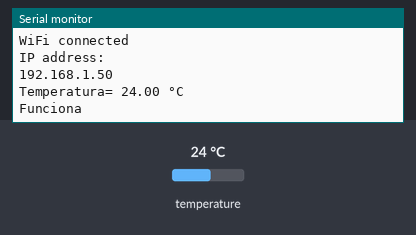
A sketch run on a simulated ESP8266 (NodeMCU). Shown: the last lines printed to the serial monitor. The inputs (shaded band) are chosen by the test bench; at power-on: temperature 24 °C. WiFi joins after 1.5 s; servers stay silent unless stated; uploads are accepted with an empty reply.

Above: at 3.7 s.
3.8 s: temperature set to 12 °C
At 4.41 s:
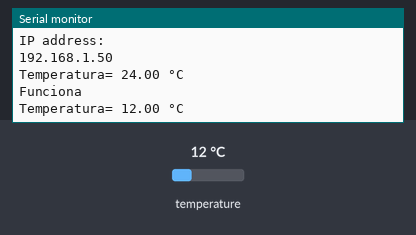
5.3 s: temperature set to 19 °C
At 6.0 s:
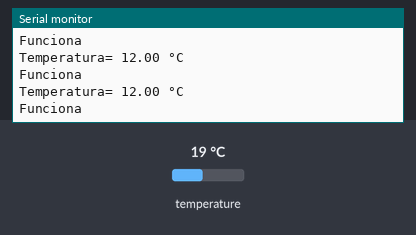
Timing chart, 0 to 8.3 s (numbered marks = the images above; inputs shaded):
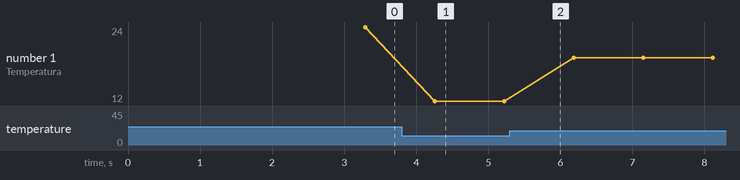

Measured:
- after the input at 3.8 s, the serial monitor: prints a new line after 0.46 s (image 1)
- plotted number 1: 24 → 12 after the input at 3.8 s, 12 → 19 after the input at 5.3 s

The sketch:

sentemp.ino
```cpp
#include <ESP8266HTTPClient.h>
//#include <ESP_WiFiManager.h>
#include <OneWire.h>
#include <DallasTemperature.h>
#include <ESP8266WiFi.h>
#include <ArduinoJson.h>

const char* ssid = "INFINITUM3894_2.4";
const char* password = "ckfDA5tfPy";
String web="http://192.168.1.73:8000/agregarTemperatura";
//WiFiClient espClient;


OneWire ourWire(4);

DallasTemperature sensors(&ourWire);
String no_co="15500683";


void setup() {
  // put your setup code here, to run once:

  delay(1000);
  Serial.begin(9600);
  sensors.begin();
  setup_wifi();


}

void setup_wifi() {

  delay(10);
  // We start by connecting to a WiFi network
  Serial.println();
  Serial.print("Connecting to ");
  Serial.println(ssid);

  WiFi.begin(ssid, password);

  while (WiFi.status() != WL_CONNECTED) {
    delay(500);
    Serial.print(".");
  }

  Serial.println("");
  Serial.println("WiFi connected");
  Serial.println("IP address: ");
  Serial.println(WiFi.localIP());

}

/*

void loop() {
  StaticJsonDocument<200> doc;
  HTTPClient cliente;
  cliente.begin(web);
  Serial.println(web);
  // put your main code here, to run repeatedly:
  sensors.requestTemperatures();
  float temp=sensors.getTempCByIndex(0);
  Serial.print("Temperatura= ");
  Serial.print(temp);
  Serial.println(" °C");
  doc["Temp"] = temp;
  doc["NoCo"] = no_co;
  String json;
  serializeJson(doc, json);
  //Para entrar al server
  //cliente.begin("144.202.34.148:8000/agregaTemperatura");
  //para entrar al localhost

  Serial.print(json);
  if(cliente.POST(json)){
   Serial.println("Se postea");
   delay(1000);
   }
   else{
    Serial.print("No");
    delay(1000);
    }
  String resp=cliente.getString();
  Serial.print(resp);
  cliente.end();
}
*/
void loop(){
  sensors.requestTemperatures();
  float temp=sensors.getTempCByIndex(0);
  Serial.print("Temperatura= ");
  Serial.print(temp);
  Serial.println(" °C");
  post(temp,no_co);
  //Serial.print(post);
}
void post(int temp, String noco) {
  HTTPClient http;

  String json;
  StaticJsonBuffer<200> jsonBuffer;
  JsonObject& root = jsonBuffer.createObject();


  root["Temp"] = temp;
  root["NoCo"] = noco;
  root.printTo(json);

  http.begin(web);
  http.addHeader("Content-Type", "application/json");
  //http.println("POST/"+web+"");
  if(http.POST(json)){
  Serial.println("Funciona");
  }
  http.writeToStream(&Serial);
  http.end();

}
```
